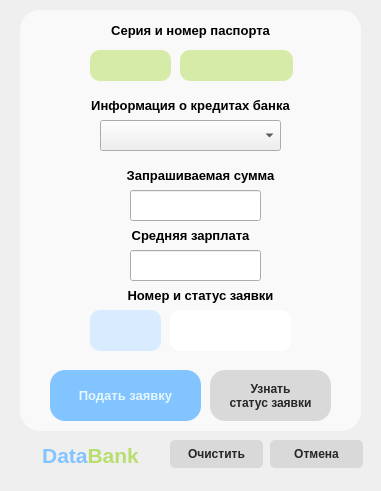
<?xml version="1.0" encoding="UTF-8"?>
<ui version="4.0">
 <class>creditRequestCreator</class>
 <widget class="QDialog" name="creditRequestCreator">
  <property name="geometry">
   <rect>
    <x>0</x>
    <y>0</y>
    <width>381</width>
    <height>491</height>
   </rect>
  </property>
  <property name="windowTitle">
   <string>Dialog</string>
  </property>
  <widget class="QPushButton" name="checkData">
   <property name="geometry">
    <rect>
     <x>210</x>
     <y>370</y>
     <width>121</width>
     <height>51</height>
    </rect>
   </property>
   <property name="font">
    <font>
     <pointsize>9</pointsize>
     <weight>75</weight>
     <bold>true</bold>
    </font>
   </property>
   <property name="cursor">
    <cursorShape>PointingHandCursor</cursorShape>
   </property>
   <property name="styleSheet">
    <string notr="true">QPushButton:hover{background: #b9de6f; border-radius: 15px; border: 0.2px solid #d7eba9; color: #ffffff; font-size: 9pt; font-weight: bold;}	
																	QPushButton{background: #d9d9d9; border-radius: 15px; color: #262626; font-size: 9pt; font-weight: bold;}</string>
   </property>
   <property name="text">
    <string>Узнать
статус заявки</string>
   </property>
  </widget>
  <widget class="QLabel" name="label_7">
   <property name="geometry">
    <rect>
     <x>20</x>
     <y>440</y>
     <width>141</width>
     <height>31</height>
    </rect>
   </property>
   <property name="cursor">
    <cursorShape>CrossCursor</cursorShape>
   </property>
   <property name="text">
    <string>&lt;html&gt;&lt;head/&gt;&lt;body&gt;&lt;p align=&quot;center&quot;&gt;&lt;span style=&quot; font-size:16pt; font-weight:600; color:#81c4ff;&quot;&gt;Data&lt;/span&gt;&lt;span style=&quot; font-size:16pt; font-weight:600; color:#b9de6f;&quot;&gt;Bank&lt;/span&gt;&lt;/p&gt;&lt;/body&gt;&lt;/html&gt;</string>
   </property>
  </widget>
  <widget class="QLabel" name="label_5">
   <property name="geometry">
    <rect>
     <x>80</x>
     <y>160</y>
     <width>241</width>
     <height>31</height>
    </rect>
   </property>
   <property name="text">
    <string>&lt;html&gt;&lt;head/&gt;&lt;body&gt;&lt;p align=&quot;center&quot;&gt;&lt;span style=&quot; font-size:10pt; font-weight:600;&quot;&gt;Запрашиваемая сумма&lt;/span&gt;&lt;/p&gt;&lt;/body&gt;&lt;/html&gt;</string>
   </property>
  </widget>
  <widget class="QPushButton" name="cancel_2">
   <property name="geometry">
    <rect>
     <x>170</x>
     <y>440</y>
     <width>93</width>
     <height>28</height>
    </rect>
   </property>
   <property name="cursor">
    <cursorShape>PointingHandCursor</cursorShape>
   </property>
   <property name="styleSheet">
    <string notr="true">QPushButton:hover{background: #ebc834; border-radius: 5px; border: 0.2px solid #d7eba9; color: #ffffff; font-size: 9pt; font-weight: bold;}																
QPushButton{background: #d9d9d9; border-radius: 5px; color: #262626; font-size: 9pt; font-weight: bold;}</string>
   </property>
   <property name="text">
    <string>Очистить</string>
   </property>
  </widget>
  <widget class="QComboBox" name="comboBox">
   <property name="geometry">
    <rect>
     <x>100</x>
     <y>120</y>
     <width>181</width>
     <height>31</height>
    </rect>
   </property>
  </widget>
  <widget class="QLineEdit" name="sum">
   <property name="geometry">
    <rect>
     <x>130</x>
     <y>190</y>
     <width>131</width>
     <height>31</height>
    </rect>
   </property>
  </widget>
  <widget class="QLineEdit" name="pasportNumber">
   <property name="geometry">
    <rect>
     <x>180</x>
     <y>50</y>
     <width>113</width>
     <height>31</height>
    </rect>
   </property>
   <property name="styleSheet">
    <string notr="true">background: #d7eba9;
border-radius: 10px;
</string>
   </property>
   <property name="maxLength">
    <number>6</number>
   </property>
  </widget>
  <widget class="QPushButton" name="createButton">
   <property name="geometry">
    <rect>
     <x>50</x>
     <y>370</y>
     <width>151</width>
     <height>51</height>
    </rect>
   </property>
   <property name="styleSheet">
    <string notr="true">QPushButton{background: #81C4FF; border-radius: 15px; color: #e6f6ff; font-size: 10pt; font-weight: bold;} 
QPushButton:hover{background: #e6f6ff; border-radius: 15px; color: #81C4FF; font-size: 10pt; font-weight: bold;}</string>
   </property>
   <property name="text">
    <string>Подать заявку</string>
   </property>
  </widget>
  <widget class="QPushButton" name="cancel">
   <property name="geometry">
    <rect>
     <x>270</x>
     <y>440</y>
     <width>93</width>
     <height>28</height>
    </rect>
   </property>
   <property name="cursor">
    <cursorShape>PointingHandCursor</cursorShape>
   </property>
   <property name="styleSheet">
    <string notr="true">QPushButton:hover{background: #ffafa5; border-radius: 5px; border: 0.2px solid #d7eba9; color: #ffffff; font-size: 9pt; font-weight: bold;}																
QPushButton{background: #d9d9d9; border-radius: 5px; color: #262626; font-size: 9pt; font-weight: bold;}</string>
   </property>
   <property name="text">
    <string>Отмена</string>
   </property>
  </widget>
  <widget class="QLineEdit" name="pasportSeries">
   <property name="geometry">
    <rect>
     <x>90</x>
     <y>50</y>
     <width>81</width>
     <height>31</height>
    </rect>
   </property>
   <property name="styleSheet">
    <string notr="true">background: #d7eba9;
border-radius: 10px;
</string>
   </property>
   <property name="maxLength">
    <number>4</number>
   </property>
  </widget>
  <widget class="QLabel" name="label">
   <property name="geometry">
    <rect>
     <x>40</x>
     <y>90</y>
     <width>301</width>
     <height>31</height>
    </rect>
   </property>
   <property name="text">
    <string>&lt;html&gt;&lt;head/&gt;&lt;body&gt;&lt;p align=&quot;center&quot;&gt;&lt;span style=&quot; font-size:10pt; font-weight:600;&quot;&gt;Информация о кредитах банка&lt;/span&gt;&lt;/p&gt;&lt;/body&gt;&lt;/html&gt;</string>
   </property>
  </widget>
  <widget class="QGroupBox" name="groupBox">
   <property name="geometry">
    <rect>
     <x>20</x>
     <y>10</y>
     <width>341</width>
     <height>421</height>
    </rect>
   </property>
   <property name="styleSheet">
    <string notr="true">QGroupBox{background: #F9F9F9;
border-radius: 20px;}
</string>
   </property>
   <property name="title">
    <string/>
   </property>
   <widget class="QLineEdit" name="avgSelary">
    <property name="geometry">
     <rect>
      <x>110</x>
      <y>240</y>
      <width>131</width>
      <height>31</height>
     </rect>
    </property>
   </widget>
   <widget class="QLabel" name="label_6">
    <property name="geometry">
     <rect>
      <x>70</x>
      <y>270</y>
      <width>221</width>
      <height>31</height>
     </rect>
    </property>
    <property name="text">
     <string>&lt;html&gt;&lt;head/&gt;&lt;body&gt;&lt;p align=&quot;center&quot;&gt;&lt;span style=&quot; font-size:10pt; font-weight:600;&quot;&gt;Номер и статус заявки&lt;/span&gt;&lt;/p&gt;&lt;/body&gt;&lt;/html&gt;</string>
    </property>
   </widget>
   <widget class="QLineEdit" name="requestId">
    <property name="geometry">
     <rect>
      <x>70</x>
      <y>300</y>
      <width>71</width>
      <height>41</height>
     </rect>
    </property>
    <property name="styleSheet">
     <string notr="true">background: #d9ebff;
border-radius: 10px;
</string>
    </property>
    <property name="text">
     <string/>
    </property>
    <property name="maxLength">
     <number>11</number>
    </property>
   </widget>
   <widget class="QLineEdit" name="requestId_2">
    <property name="geometry">
     <rect>
      <x>150</x>
      <y>300</y>
      <width>121</width>
      <height>41</height>
     </rect>
    </property>
    <property name="styleSheet">
     <string notr="true">background: #ffffff;
border-radius: 10px;
</string>
    </property>
    <property name="text">
     <string/>
    </property>
    <property name="maxLength">
     <number>11</number>
    </property>
    <property name="readOnly">
     <bool>true</bool>
    </property>
   </widget>
   <widget class="QLabel" name="label_4">
    <property name="geometry">
     <rect>
      <x>50</x>
      <y>0</y>
      <width>241</width>
      <height>41</height>
     </rect>
    </property>
    <property name="text">
     <string>&lt;html&gt;&lt;head/&gt;&lt;body&gt;&lt;p align=&quot;center&quot;&gt;&lt;span style=&quot; font-size:10pt; font-weight:600;&quot;&gt;Серия и номер паспорта&lt;/span&gt;&lt;/p&gt;&lt;/body&gt;&lt;/html&gt;</string>
    </property>
    <property name="alignment">
     <set>Qt::AlignCenter</set>
    </property>
   </widget>
   <widget class="QLabel" name="label_8">
    <property name="geometry">
     <rect>
      <x>50</x>
      <y>210</y>
      <width>241</width>
      <height>31</height>
     </rect>
    </property>
    <property name="text">
     <string>&lt;html&gt;&lt;head/&gt;&lt;body&gt;&lt;p align=&quot;center&quot;&gt;&lt;span style=&quot; font-size:10pt; font-weight:600;&quot;&gt;Средняя зарплата&lt;/span&gt;&lt;/p&gt;&lt;/body&gt;&lt;/html&gt;</string>
    </property>
   </widget>
  </widget>
  <zorder>groupBox</zorder>
  <zorder>checkData</zorder>
  <zorder>label_7</zorder>
  <zorder>label_5</zorder>
  <zorder>cancel_2</zorder>
  <zorder>comboBox</zorder>
  <zorder>sum</zorder>
  <zorder>pasportNumber</zorder>
  <zorder>createButton</zorder>
  <zorder>cancel</zorder>
  <zorder>pasportSeries</zorder>
  <zorder>label</zorder>
 </widget>
 <resources/>
 <connections/>
</ui>
